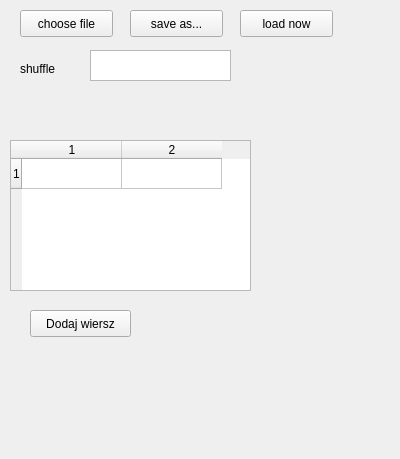
<?xml version="1.0" encoding="UTF-8"?>
<ui version="4.0">
 <class>Form</class>
 <widget class="QWidget" name="Form">
  <property name="geometry">
   <rect>
    <x>0</x>
    <y>0</y>
    <width>400</width>
    <height>459</height>
   </rect>
  </property>
  <property name="windowTitle">
   <string>Form</string>
  </property>
  <property name="toolTip">
   <string>co to tobi</string>
  </property>
  <property name="statusTip">
   <string>loads this config in this experiment</string>
  </property>
  <widget class="QLabel" name="label">
   <property name="geometry">
    <rect>
     <x>20</x>
     <y>60</y>
     <width>62</width>
     <height>17</height>
    </rect>
   </property>
   <property name="text">
    <string>shuffle</string>
   </property>
  </widget>
  <widget class="QTextEdit" name="textEdit">
   <property name="geometry">
    <rect>
     <x>90</x>
     <y>50</y>
     <width>141</width>
     <height>31</height>
    </rect>
   </property>
   <property name="statusTip">
    <string notr="true">aaaaaaaaaaa</string>
   </property>
   <property name="html">
    <string>&lt;!DOCTYPE HTML PUBLIC &quot;-//W3C//DTD HTML 4.0//EN&quot; &quot;http://www.w3.org/TR/REC-html40/strict.dtd&quot;&gt;
&lt;html&gt;&lt;head&gt;&lt;meta name=&quot;qrichtext&quot; content=&quot;1&quot; /&gt;&lt;style type=&quot;text/css&quot;&gt;
p, li { white-space: pre-wrap; }
&lt;/style&gt;&lt;/head&gt;&lt;body style=&quot; font-family:'Sans'; font-size:10pt; font-weight:400; font-style:normal;&quot;&gt;
&lt;p align=&quot;justify&quot; style=&quot;-qt-paragraph-type:empty; margin-top:0px; margin-bottom:0px; margin-left:0px; margin-right:0px; -qt-block-indent:0; text-indent:0px;&quot;&gt;&lt;/p&gt;&lt;/body&gt;&lt;/html&gt;</string>
   </property>
  </widget>
  <widget class="QTableWidget" name="tableWidget">
   <property name="geometry">
    <rect>
     <x>10</x>
     <y>140</y>
     <width>241</width>
     <height>151</height>
    </rect>
   </property>
   <property name="rowCount">
    <number>1</number>
   </property>
   <property name="columnCount">
    <number>2</number>
   </property>
   <row/>
   <column/>
   <column/>
  </widget>
  <widget class="QPushButton" name="pushButton_2">
   <property name="geometry">
    <rect>
     <x>30</x>
     <y>310</y>
     <width>101</width>
     <height>27</height>
    </rect>
   </property>
   <property name="text">
    <string>Dodaj wiersz</string>
   </property>
  </widget>
  <widget class="QPushButton" name="pushButton_3">
   <property name="geometry">
    <rect>
     <x>20</x>
     <y>10</y>
     <width>93</width>
     <height>27</height>
    </rect>
   </property>
   <property name="text">
    <string>choose file</string>
   </property>
  </widget>
  <widget class="QPushButton" name="pushButton_4">
   <property name="geometry">
    <rect>
     <x>130</x>
     <y>10</y>
     <width>93</width>
     <height>27</height>
    </rect>
   </property>
   <property name="text">
    <string>save as...</string>
   </property>
  </widget>
  <widget class="QPushButton" name="pushButton_5">
   <property name="geometry">
    <rect>
     <x>240</x>
     <y>10</y>
     <width>93</width>
     <height>27</height>
    </rect>
   </property>
   <property name="statusTip">
    <string>loads this config in this experiment run</string>
   </property>
   <property name="text">
    <string>load now</string>
   </property>
  </widget>
 </widget>
 <resources/>
 <connections/>
</ui>
